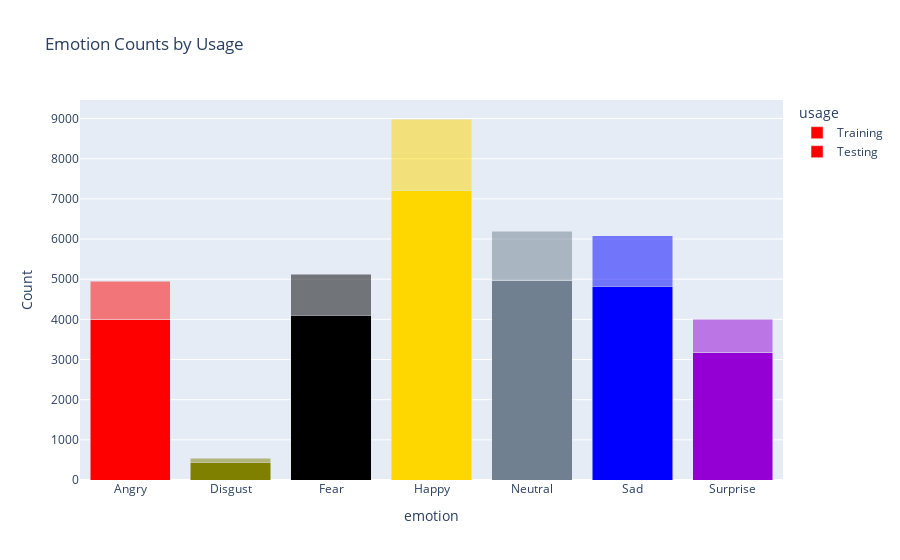

Notebook source saved alongside this figure:
### Code cell
fig = px.bar(
    data_frame=gby, 
    x='emotion', 
    y='Count',
    color='usage', 
    barmode='stack', 
    title='Emotion Counts by Usage'
)

# Update traces using the style dictionary for color and opacity
for trace in fig.data:
    dataset_type = trace.name  # The name will be 'Train' or 'Test'
    
    # Extract the corresponding color for each emotion and set the opacity based on 'Train' or 'Test'
    colors = [emo_color_dict[emotion] for emotion in trace.x]  # Get color for each corresponding emotion in x values
    opacity = 1.0 if dataset_type == 'Training' else 0.7  # Set opacity based on dataset type

    # Update the trace with custom colors and opacity
    trace.update(marker=dict(color=colors, opacity=opacity))

fig.show()

### Figure 1 — Plotly figure (JSON) as saved in the notebook; plotly's stock layout.template omitted (floating-point values rounded to 4 significant figures)
{"data": [{"alignmentgroup": "True", "hovertemplate": "usage=Training<br>emotion=%{x}<br>Count=%{y}<extra></extra>", "legendgroup": "Training", "marker": {"color": ["red", "olive", "black", "gold", "slategray", "blue", "darkviolet"], "opacity": 1, "pattern": {"shape": ""}}, "name": "Training", "offsetgroup": "Training", "orientation": "v", "showlegend": true, "textposition": "auto", "type": "bar", "x": ["Angry", "Disgust", "Fear", "Happy", "Neutral", "Sad", "Surprise"], "xaxis": "x", "y": [3995, 436, 4097, 7215, 4965, 4830, 3171], "yaxis": "y"}, {"alignmentgroup": "True", "hovertemplate": "usage=Testing<br>emotion=%{x}<br>Count=%{y}<extra></extra>", "legendgroup": "Testing", "marker": {"color": ["red", "olive", "black", "gold", "slategray", "blue", "darkviolet"], "opacity": 0.5, "pattern": {"shape": ""}}, "name": "Testing", "offsetgroup": "Testing", "orientation": "v", "showlegend": true, "textposition": "auto", "type": "bar", "x": ["Angry", "Disgust", "Fear", "Happy", "Neutral", "Sad", "Surprise"], "xaxis": "x", "y": [958, 111, 1024, 1774, 1233, 1247, 831], "yaxis": "y"}], "layout": {"autosize": true, "barmode": "stack", "legend": {"title": {"text": "usage"}, "tracegroupgap": 0}, "title": {"text": "Emotion Counts by Usage"}, "xaxis": {"anchor": "y", "autorange": true, "domain": [0, 1], "range": [-0.5, 6.5], "title": {"text": "emotion"}, "type": "category"}, "yaxis": {"anchor": "x", "autorange": true, "domain": [0, 1], "range": [0, 9462.0], "title": {"text": "Count"}, "type": "linear"}}}
